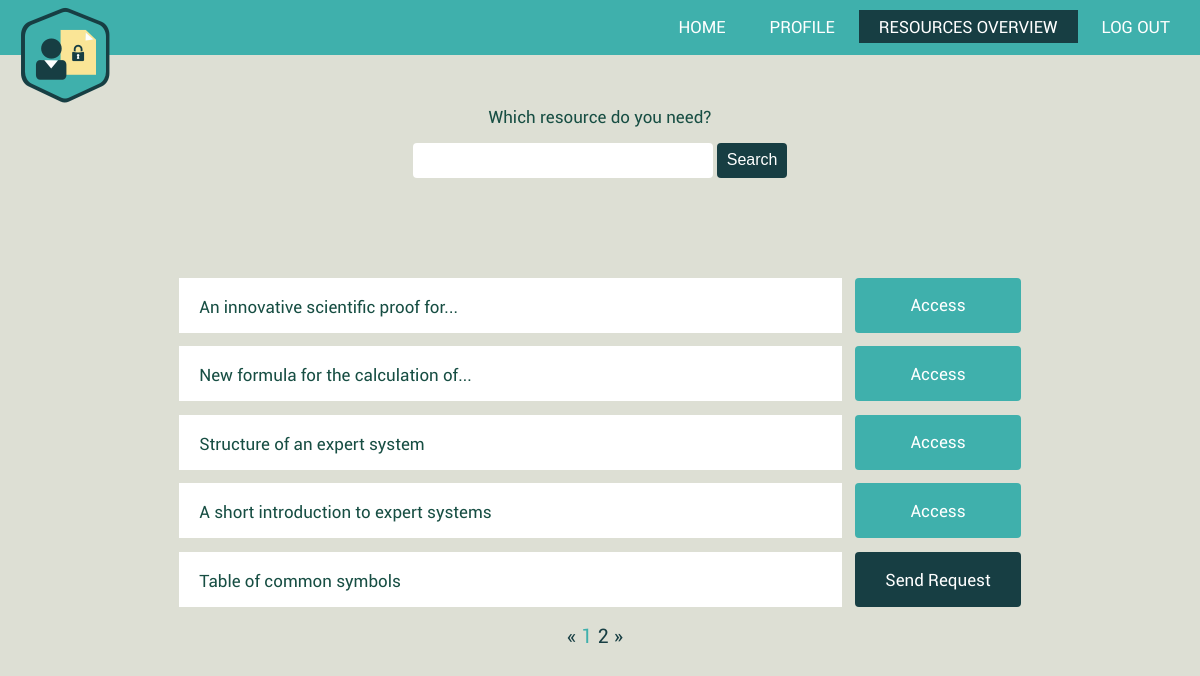
/resources-overview/ (signed in), run on an earlier commit of the app's database.
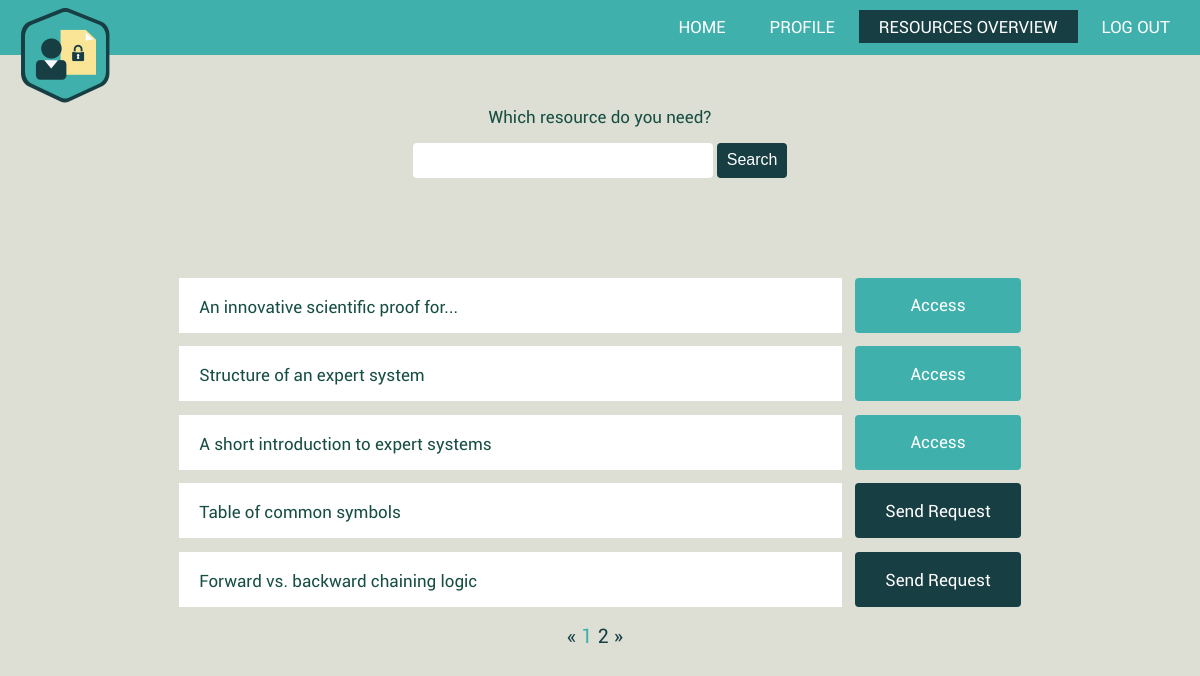
And on a later commit of the database.
### AuthorizationManagement/models.py (models this page shows)
class Resource(models.Model):
    type = models.CharField(max_length=50, default = '')
    name = models.CharField(max_length=150, default = '')
    description = models.CharField(max_length=250, default = '')
    creationDate = models.DateTimeField(default=datetime.now, blank=True)
    readers = models.ManyToManyField(CustomUser, related_name= 'reader')
    owners = models.ManyToManyField(Owner, related_name= 'owner')
    link = models.FileField(upload_to='')

### AuthorizationManagement/views.py (the view)
# urls.py: re_path(r'^resources-overview/$', ResourcesOverview.as_view(), name='resource-overview'),
@method_decorator(never_cache, name='dispatch')
@method_decorator(login_required, name='dispatch')
class ResourcesOverview(generic.ListView):
    model = Resource.objects.all()
    template_name = 'AuthorizationManagement/resources-overview.html'
    context_object_name = "resources_list"
    paginate_by = 5
    query = ''
    can_access = Resource.objects.none()
    requested_resources = Resource.objects.none()
    def get_queryset(self):
        return self.model
    def get_context_data(self, **kwargs):
        context = super(ResourcesOverview, self).get_context_data(**kwargs)
        context['is_admin'] = self.request.user.is_staff
        context['query'] = self.query;
        context['query_pagination_string'] = ''
        context['can_access'] = self.request.user.reader.filter(id__in=self.model) # list of resources for which the user has an access permission
        context['requested_resources'] = Resource.objects.filter(
            id__in=AccessRequest.objects.filter(sender=self.request.user).values('resource_id'))
        return context

### AuthorizationManagement/templates/AuthorizationManagement/resources-overview.html (shortened to what this page needs)
{% extends "AuthorizationManagement/base.html" %}
{% block overview%}
class="active";
{% endblock %}
{% block styles %}
{% load static %}
<link rel="stylesheet" type="text/css" href="{% static 'AuthorizationManagement/css/modal-dialog-info.css' %}" />
<link rel="stylesheet" type="text/css" href="{% static 'AuthorizationManagement/css/modal-dialog-req.css' %}" />
<link rel="stylesheet" type="text/css"href="{% static 'AuthorizationManagement/css/resources-overview.css' %}" />
{% endblock %}
{% block body %}
<div class="search">
   <p>Which resource do you need?</p>
   <form action="/resources-overview/search" method="get">
      <input type="text" name="q" class="search-box" value={{query}}>
      <input type="submit" value="Search" class="search-btn">
   </form>
   <br>
   <div class="container">
      {% if resources_list %}
      <div class="results">
      </div>
      {% for res in resources_list %}
      <a href="#{{res.id}}" class="resource-name"> {{res.name}} </a>
      {% if res in can_access or is_admin %}
      <a href="../resources/{{res.id}}" class="access-btn">Access</a>
      {% else %}
      <a href="#send-request-{{res.id}}" class="send-btn"> Send Request </a>
      {% endif %}
      {% endfor %}
   </div>
</div>
{% if is_paginated %}
<ul class="pagination">
   {% if page_obj.has_previous %}
   <li><a href="?{{query_pagination_string}}page={{ page_obj.previous_page_number }}">&laquo;</a></li>
   {% else %}
   <li class="disabled"><span>&laquo;</span></li>
   {% endif %}
   {% for i in paginator.page_range %}
   {% if page_obj.number == i %}
   <li class="active"><span>{{ i }} </span></li>
   {% else %}
   <li><a href="?{{query_pagination_string}}page={{ i }}">{{ i }}</a></li>
   {% endif %}
   {% endfor %}
   {% if page_obj.has_next %}
   <li><a href="?{{query_pagination_string}}page={{ page_obj.next_page_number }}">&raquo;</a></li>
   {% else %}
   <li class="disabled"><span>&raquo;</span></li>
   {% endif %}
</ul>
{% endif %}
{% else %}
<p class="no-results">No resources matched your search criteria.</p>
{% endif %}
{% endblock %}

What changed in the data, as far as the page shows it:
removed Resource: name "New formula for the calculation of..."
now on this page (row unchanged): Resource: name "Forward vs. backward chaining logic"
